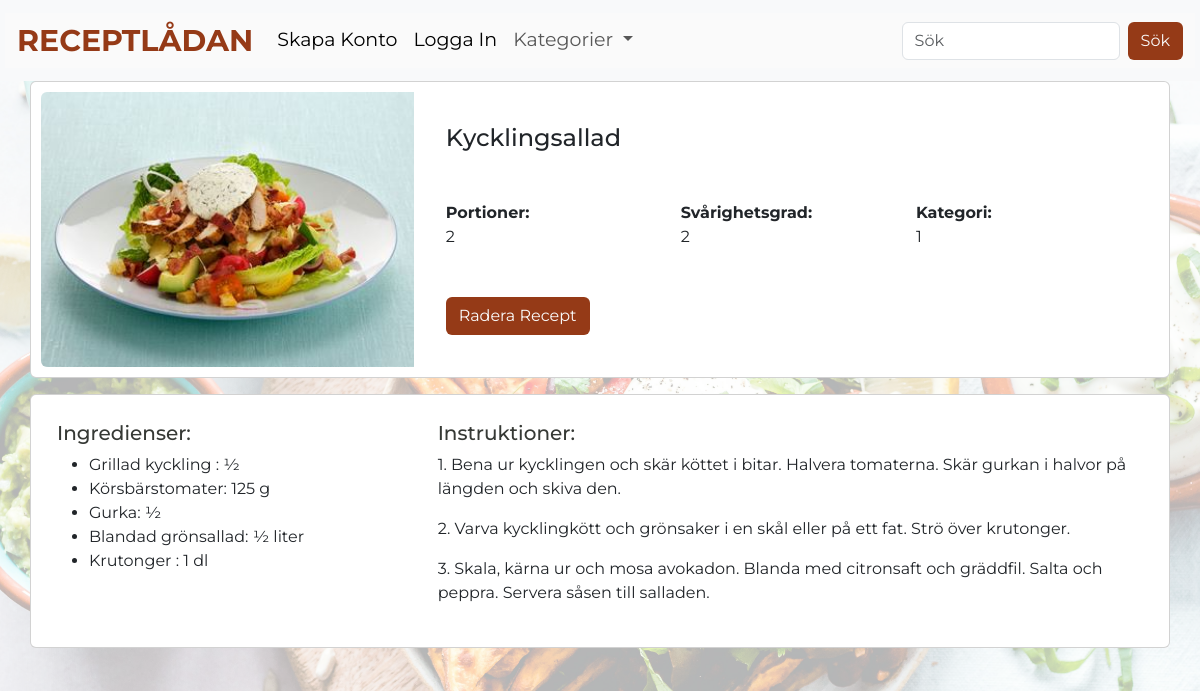
Screenshot of /detail/15 with the database file from the repository.
### main.py (models this page shows)
class Recipe(db.Model):
    id = db.Column(db.Integer, primary_key=True)
    user_id = db.Column(db.Integer, ForeignKey("users.id"))
    title = db.Column(db.String(100))
    ingredients = db.Column(db.Text)
    instruction = db.Column(db.Text)
    portions = db.Column(db.Integer)
    difficulty = db.Column(db.Integer)
    category = db.Column(db.Integer)
    date_posted = db.Column(db.DateTime, default=datetime.utcnow)
    image = db.Column(db.String(100))  # Path to the image file

### main.py (the view)
@app.route("/detail/<int:id>")
def recipe_detail(id):
    isAuthorized = session.get("Authorized", default=False)
    recipe = Recipe.query.get_or_404(id)
    return render_template(
        "recipe_detail.html", isAuthorized=isAuthorized, recipe=recipe
    )

### templates/recipe_detail.html (shortened to what this page needs)
{% extends "base.html" %} {% block body %}
<div class="main-recipe">
  <div class="card mb-3">
    <div class="row g-0">
      <div class="col-md-4 h-400">
        <img
          src="{{ recipe.image }}"
          alt="Picture of {{ recipe.title }}"
          class="img-fluid rounded-start"
          style="object-fit: cover; height: 100%; width: 100%"
        />
      </div>
      <div class="col-md-8 p-3">
        <div class="card-body">
          <div class="flex-grow-1">
            <h4 class="card-title mb-0">{{ recipe.title }}</h4>
            <br />
            <br />
            <div class="row">
              <div class="col-md-4">
                <div class="mb-4">
                  <strong>Portioner:</strong><br />
                  <p>{{ recipe.portions }}</p>
                </div>
              </div>
              <div class="col-md-4">
                <div class="mb-4">
                  <strong>Svårighetsgrad:</strong><br />
                  <p>{{ recipe.difficulty }}</p>
                </div>
              </div>
              <div class="col-md-4">
                <div class="mb-4">
                  <strong>Kategori:</strong><br />
                  <p>{{ recipe.category }}</p>
                </div>
              </div>
            </div>
            <div class="float-right">
              <br />
              <a
                href="{{ url_for ('delete_recipe', id=recipe.id) }}"
                class="btn btn-custom-secondary btn crud-btn-text"
                >Radera Recept</a
              >
            </div>
          </div>
        </div>
      </div>
    </div>
  </div>
  <div class="card mb-3">
    <div class="row">
      <div class="col-md-4">
        <div class="card-body">
          <h5>Ingredienser:</h5>
          <ul>
            {% for ingredient in recipe.ingredients.split('\n') %}
            <li>{{ ingredient }}</li>
            {% endfor %}
          </ul>
        </div>
      </div>
      <div class="col-md-8">
        <div class="card-body">
          <h5>Instruktioner:</h5>
          {% for step in recipe.instruction.split('\n') %}
          <p>{{ step }}</p>
          {% endfor %}
        </div>
      </div>
    </div>
  </div>
</div>
{% endblock %}

### static/css/main.css (style rules this page uses)
body { background-color: #fafafa; font-family: "Montserrat", sans-serif; color: #363935; background-image: url("/static/pexels-ella-olsson-1640772.jpg"); background-size: cover; background-repeat: no-repeat; background-attachment: fixed; position: relative; min-height: 100vh; }
body::before { content: ""; position: fixed; top: 0; left: 0; width: 100%; height: 100%; background: rgba(255, 255, 255, 0.7); z-index: -1; }
h1, h2, h3, h4, h5 { color: #363935; }
.btn { background-color: #953a17; color: #fafafa; }
.btn-custom-secondary { text-align: right; }
.card { margin-right: 30px; margin-left: 30px; padding: 10px; }

### rows the page displays
Recipe: image (picture), title "Kycklingsallad", portions "2", difficulty "2", category "1"

### other values shown
{{ ingredient }} "Grillad kyckling : ½" "Körsbärstomater: 125 g" "Gurka: ½" "Blandad grönsallad: ½ liter" "Krutonger : 1 dl"
{{ step }} "1. Bena ur kycklingen och skär köttet i bitar. Halvera tomaterna. Skär gurkan i halvor på längden och skiva den." "2. Varva kycklingkött och grönsaker i en skål eller på ett fat. Strö över krutonger." "3. Skala, kärna ur och mosa avokadon. Blanda med citronsaft och gräddfil. Salta och peppra. Servera såsen till salladen."
